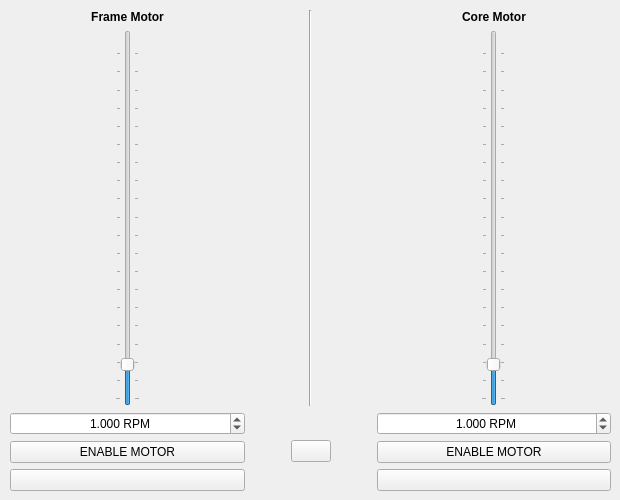
    <widget class="QWidget" name="main_motion_tab">
     <attribute name="title">
      <string>MOTION</string>
     </attribute>
     <widget class="QWidget" name="gridLayoutWidget_10">
      <property name="geometry">
       <rect>
        <x>10</x>
        <y>10</y>
        <width>601</width>
        <height>481</height>
       </rect>
      </property>
      <layout class="QGridLayout" name="gridLayout_10">
       <item row="4" column="0">
        <widget class="QPushButton" name="motion_frame_motor_reverse_pushButton">
         <property name="text">
          <string/>
         </property>
         <property name="icon">
          <iconset>
           <normaloff>../../assets/icons/clockwise.ico</normaloff>../../assets/icons/clockwise.ico</iconset>
         </property>
         <property name="iconSize">
          <size>
           <width>20</width>
           <height>20</height>
          </size>
         </property>
        </widget>
       </item>
       <item row="2" column="0">
        <widget class="QDoubleSpinBox" name="motion_frame_motor_value_spinBox">
         <property name="enabled">
          <bool>true</bool>
         </property>
         <property name="sizePolicy">
          <sizepolicy hsizetype="MinimumExpanding" vsizetype="Fixed">
           <horstretch>0</horstretch>
           <verstretch>0</verstretch>
          </sizepolicy>
         </property>
         <property name="alignment">
          <set>Qt::AlignCenter</set>
         </property>
         <property name="readOnly">
          <bool>false</bool>
         </property>
         <property name="suffix">
          <string> RPM</string>
         </property>
         <property name="decimals">
          <number>3</number>
         </property>
         <property name="minimum">
          <double>0.050000000000000</double>
         </property>
         <property name="maximum">
          <double>10.000000000000000</double>
         </property>
         <property name="singleStep">
          <double>0.001000000000000</double>
         </property>
         <property name="value">
          <double>1.000000000000000</double>
         </property>
        </widget>
       </item>
       <item row="0" column="0">
        <widget class="QLabel" name="motion_frame_motor_text_label">
         <property name="text">
          <string>&lt;html&gt;&lt;head/&gt;&lt;body&gt;&lt;p align=&quot;center&quot;&gt;&lt;span style=&quot; font-weight:700;&quot;&gt;Frame Motor&lt;/span&gt;&lt;/p&gt;&lt;/body&gt;&lt;/html&gt;</string>
         </property>
        </widget>
       </item>
       <item row="2" column="2" rowspan="3">
        <widget class="QPushButton" name="motion_link_toggle_pushButton">
         <property name="text">
          <string/>
         </property>
         <property name="icon">
          <iconset>
           <normaloff>../../assets/icons/linked.ico</normaloff>../../assets/icons/linked.ico</iconset>
         </property>
         <property name="iconSize">
          <size>
           <width>30</width>
           <height>30</height>
          </size>
         </property>
         <property name="checkable">
          <bool>false</bool>
         </property>
        </widget>
       </item>
       <item row="4" column="4">
        <widget class="QPushButton" name="motion_core_motor_reverse_pushButton">
         <property name="text">
          <string/>
         </property>
         <property name="icon">
          <iconset>
           <normaloff>../../assets/icons/clockwise.ico</normaloff>../../assets/icons/clockwise.ico</iconset>
         </property>
         <property name="iconSize">
          <size>
           <width>20</width>
           <height>20</height>
          </size>
         </property>
        </widget>
       </item>
       <item row="1" column="0" alignment="Qt::AlignHCenter">
        <widget class="QSlider" name="motion_frame_motor_value_verticalSlider">
         <property name="sizePolicy">
          <sizepolicy hsizetype="Fixed" vsizetype="Expanding">
           <horstretch>0</horstretch>
           <verstretch>0</verstretch>
          </sizepolicy>
         </property>
         <property name="minimum">
          <number>50</number>
         </property>
         <property name="maximum">
          <number>10000</number>
         </property>
         <property name="singleStep">
          <number>1</number>
         </property>
         <property name="pageStep">
          <number>1</number>
         </property>
         <property name="value">
          <number>1000</number>
         </property>
         <property name="sliderPosition">
          <number>1000</number>
         </property>
         <property name="tracking">
          <bool>true</bool>
         </property>
         <property name="orientation">
          <enum>Qt::Vertical</enum>
         </property>
         <property name="tickPosition">
          <enum>QSlider::TicksBothSides</enum>
         </property>
         <property name="tickInterval">
          <number>500</number>
         </property>
        </widget>
       </item>
       <item row="3" column="4">
        <widget class="QPushButton" name="motion_core_motor_toggle_pushButton">
         <property name="text">
          <string>ENABLE MOTOR</string>
         </property>
        </widget>
       </item>
       <item row="0" column="4">
        <widget class="QLabel" name="motion_core_motor_text_label">
         <property name="text">
          <string>&lt;html&gt;&lt;head/&gt;&lt;body&gt;&lt;p align=&quot;center&quot;&gt;&lt;span style=&quot; font-weight:700;&quot;&gt;Core Motor&lt;/span&gt;&lt;/p&gt;&lt;/body&gt;&lt;/html&gt;</string>
         </property>
        </widget>
       </item>
       <item row="3" column="0">
        <widget class="QPushButton" name="motion_frame_motor_toggle_pushButton">
         <property name="text">
          <string>ENABLE MOTOR</string>
         </property>
        </widget>
       </item>
       <item row="2" column="4">
        <widget class="QDoubleSpinBox" name="motion_core_motor_value_spinBox">
         <property name="enabled">
          <bool>true</bool>
         </property>
         <property name="sizePolicy">
          <sizepolicy hsizetype="MinimumExpanding" vsizetype="Fixed">
           <horstretch>0</horstretch>
           <verstretch>0</verstretch>
          </sizepolicy>
         </property>
         <property name="alignment">
          <set>Qt::AlignCenter</set>
         </property>
         <property name="suffix">
          <string> RPM</string>
         </property>
         <property name="decimals">
          <number>3</number>
         </property>
         <property name="minimum">
          <double>0.050000000000000</double>
         </property>
         <property name="maximum">
          <double>10.000000000000000</double>
         </property>
         <property name="singleStep">
          <double>0.001000000000000</double>
         </property>
         <property name="value">
          <double>1.000000000000000</double>
         </property>
        </widget>
       </item>
       <item row="0" column="2" rowspan="2" alignment="Qt::AlignHCenter">
        <widget class="Line" name="line_2">
         <property name="orientation">
          <enum>Qt::Vertical</enum>
         </property>
        </widget>
       </item>
       <item row="0" column="1" rowspan="5">
        <spacer name="horizontalSpacer_2">
         <property name="orientation">
          <enum>Qt::Horizontal</enum>
         </property>
         <property name="sizeType">
          <enum>QSizePolicy::Minimum</enum>
         </property>
         <property name="sizeHint" stdset="0">
          <size>
           <width>40</width>
           <height>20</height>
          </size>
         </property>
        </spacer>
       </item>
       <item row="0" column="3" rowspan="5">
        <spacer name="horizontalSpacer">
         <property name="orientation">
          <enum>Qt::Horizontal</enum>
         </property>
         <property name="sizeType">
          <enum>QSizePolicy::Minimum</enum>
         </property>
         <property name="sizeHint" stdset="0">
          <size>
           <width>40</width>
           <height>20</height>
          </size>
         </property>
        </spacer>
       </item>
       <item row="1" column="4" alignment="Qt::AlignHCenter">
        <widget class="QSlider" name="motion_core_motor_value_verticalSlider">
         <property name="minimum">
          <number>50</number>
         </property>
         <property name="maximum">
          <number>10000</number>
         </property>
         <property name="singleStep">
          <number>1</number>
         </property>
         <property name="pageStep">
          <number>1</number>
         </property>
         <property name="value">
          <number>1000</number>
         </property>
         <property name="sliderPosition">
          <number>1000</number>
         </property>
         <property name="tracking">
          <bool>true</bool>
         </property>
         <property name="orientation">
          <enum>Qt::Vertical</enum>
         </property>
         <property name="tickPosition">
          <enum>QSlider::TicksBothSides</enum>
         </property>
         <property name="tickInterval">
          <number>500</number>
         </property>
        </widget>
       </item>
      </layout>
     </widget>
    </widget>
